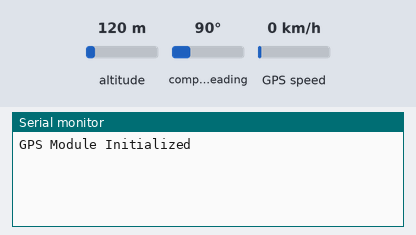
Bench run of a sketch on a simulated ESP32. On the bench: the last lines printed to the serial monitor. The test bench sets the inputs (shaded band); at power-on: GPS speed 0 km/h, altitude 120 m, compass heading 90°. The GPS gets a fix after 3 s at 37.7749, -122.4194 with 8 satellites.

Above: at 1.2 s.
1.3 s: GPS speed set to 2 km/h
At 3.8 s:
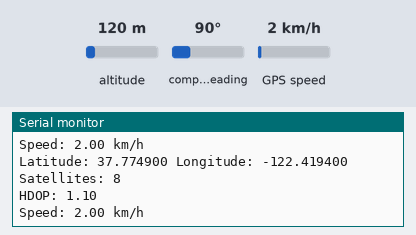
4.5 s: GPS speed set to 30 km/h
At 5.7 s:
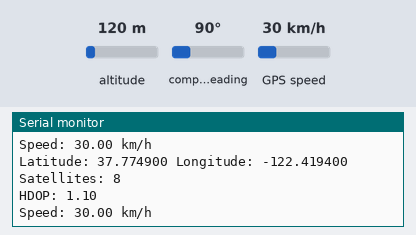

The sketch:

GPS_parsed.ino
```cpp
/*
  This code is for an ESP32-CAN-X2 microcontroller to read GPS data from a GPS module.
  - **TinyGPSPlus**: A library by Mikal Hart used to parse and decode NMEA sentences from GPS modules, providing easy access to location data such as latitude, longitude, speed, and quality indicators.
  The code initializes a hardware serial connection for the GPS module and parse GPS data.

  **Pin Configuration:**
    - Rx to GPS module (tx from ESP32) - pin 17 of SV1 - GPIO40 of ESP32
    - Tx from GPS module (rx to ESP32) - pin 18 of SV1 - GPIO41 of ESP32
    - P1PPS from GPS module            - pin 16 of SV1 - GPIO39 of ESP32
    - PSE_SEL from GPS moduel          - pin 11 of SV1 - GPIO45 of ESP32
*/

#include <TinyGPS++.h>

// RX, TX pins connected to the GPS module
// Serial1 uses the hardware serial port and does not need pin assignment in code
TinyGPSPlus gps;

void setup() {
  Serial.begin(9600);    // Initialize serial communication with the Serial Monitor
  Serial1.begin(9600, SERIAL_8N1, 41, 40); // Initialize serial communication with the GPS module
  // Note: Replace 41 and 40 with actual RX and TX pins if required by your hardware.

  Serial.println("GPS Module Initialized");
}

void loop() {
  while (Serial1.available() > 0) {
    char c = Serial1.read();

    gps.encode(c); // Parse the NMEA sentence

    if (gps.location.isUpdated()) {
      printGPSData();
    }
  }
}

void printGPSData() {
  // Latitude and Longitude
  Serial.print("Latitude: ");
  Serial.print(gps.location.lat(), 6);  // Six decimal places for precision
  Serial.print(" Longitude: ");
  Serial.println(gps.location.lng(), 6);

  // Number of Satellites
  Serial.print("Satellites: ");
  Serial.println(gps.satellites.value());

  // HDOP (Horizontal Dilution of Precision)
  Serial.print("HDOP: ");
  Serial.println(gps.hdop.hdop()); // Corrected the function call for HDOP

  // Speed in km/h
  Serial.print("Speed: ");
  Serial.print(gps.speed.kmph());  // Speed in kilometers per hour
  Serial.println(" km/h");

  Serial.println();
}
```

Measured:
- after the input at 1.3 s, the serial monitor: prints a new line after 1.7 s (image 1)
- after the input at 4.5 s, the serial monitor: prints a new line after 0.52 s (image 2)
